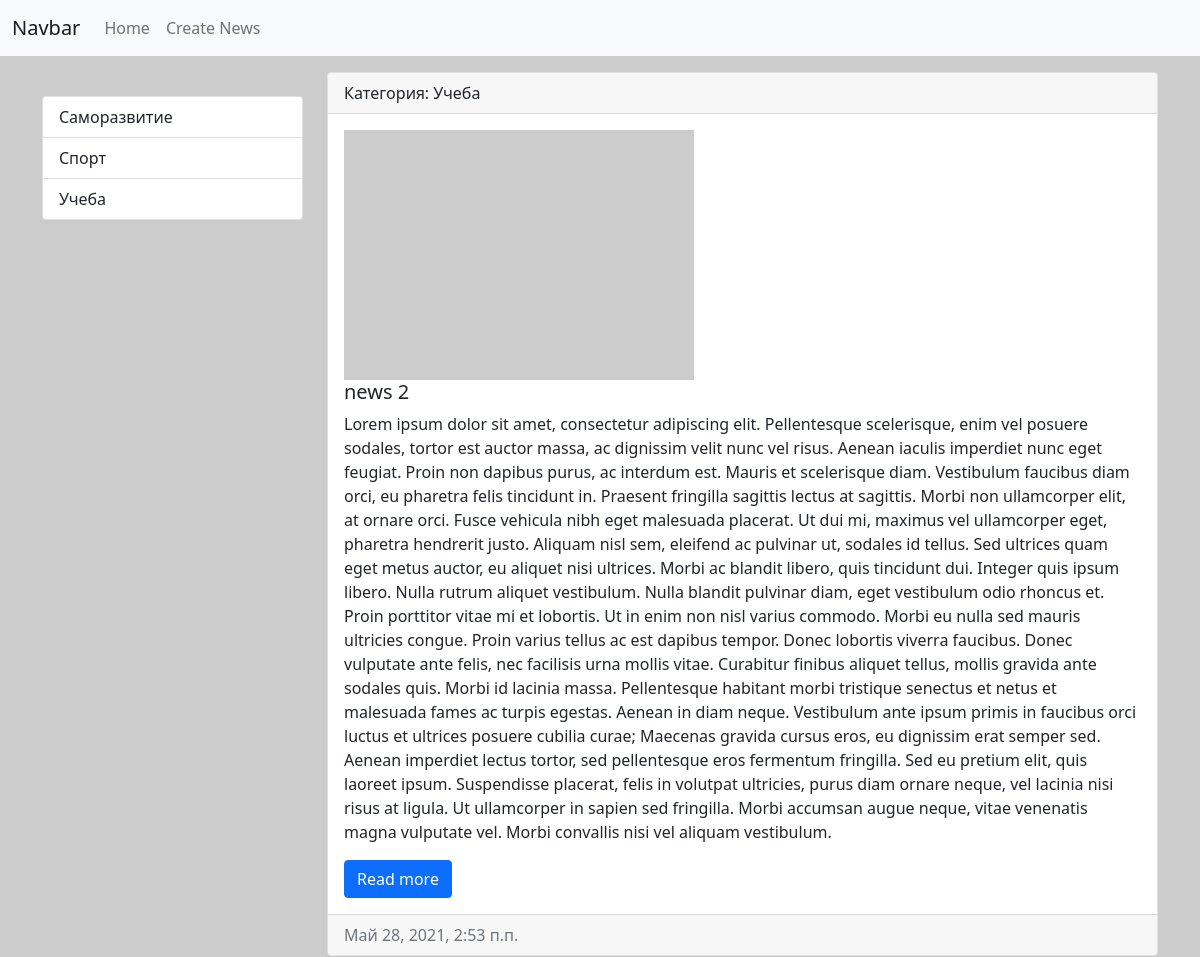
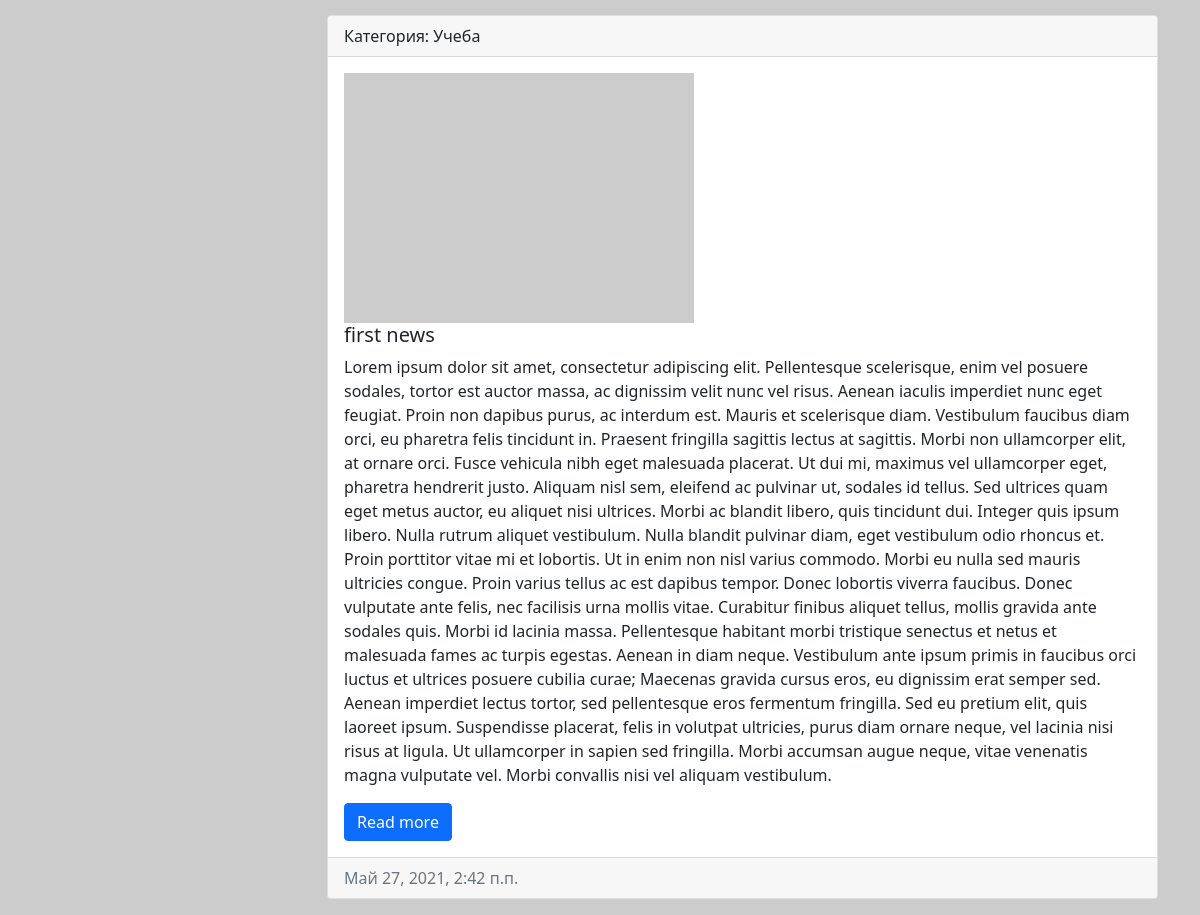
Page /category/2 on the committed database (2 pictures, top to bottom).
### news/models.py (models this page shows, shortened)
class Category(models.Model):
    title = models.CharField('Название', max_length=100, db_index=True)
    def get_absolute_url(self):
        return reverse('category', kwargs={"category_id": self.pk})
    def __str__(self):
        return self.title
    class Meta:
        verbose_name = 'Категорию'
        verbose_name_plural = 'Категории'
        ordering = ['title']

class News(models.Model):
    title = models.CharField('Название', max_length=150)
    content = models.TextField('Контент', blank=True)
    created_ad = models.DateTimeField('Дата регистрации', auto_now_add=True)
    updated_ad = models.DateTimeField('Дата обновления', auto_now=True)
    photo = models.ImageField('Фото', upload_to='photos/%Y/%m/%d/', blank=True)
    is_published = models.BooleanField('Опубликовано', default=True)
    category = models.ForeignKey('Category', on_delete=models.PROTECT, null=True, verbose_name='Категория')
    def get_absolute_url(self):
        return reverse('view_news', kwargs={"news_id": self.pk})
    class Meta:
        verbose_name = 'Новость'
        verbose_name_plural = 'Новости'
        ordering = ['-created_ad']

### news/views.py (the view)
# urls.py: path('category/<int:category_id>', get_category, name='category'),#динамическое подставление url-адреса и подключение функции
def get_category(request, category_id):
    news = News.objects.filter(category_id=category_id)
    category = Category.objects.get(pk=category_id)
    return render(request, 'news/category.html', {'news': news, 'category': category})

### news/templatetags/news_tags.py (called while the page is built)
@register.simple_tag()
def get_categories():
    return Category.objects.all()

@register.inclusion_tag('news/list_categories.html')
def show_categories():
    categories = Category.objects.all()
    return {"categories": categories}

### news/templates/news/category.html (shortened to what this page needs)
{% extends 'base.html' %}
{% block sidebar %}
{% include 'inc/_sidebar.html' %}
{% endblock %}
{% block content %}
{% for i in news %}
<div class="card mb-3">
    <div class="card-header">
        Категория: {{ i.category }}
    </div>
    <div class="card-body">
        <div class="media">
            {% if i.photo %}
            <img src="{{ i.photo.url }}" alt="" width="350px" height="250" class="mr-3">
            {% else %}
            <img src="https://picsum.photos/200" alt="" width="350px" height="250" class="mr-3">
            {% endif %}
            <div class="media-body">
                <h5 class="card-title">{{ i.title }}</h5>
                <p class="card-text">{{ i.content }}</p>
                <a href="{{ i.get_absolute_url }}" class="btn btn-primary">Read more</a>
            </div>
        </div>
    </div>
    <div class="card-footer text-muted">
        {{ i.created_ad }}
    </div>
</div>
{% endfor %}
{% endblock %}

### news/templates/news/list_categories.html
<div class="list-group">
    {% for i in categories %}
    <a href="{{ i.get_absolute_url }}" class="list-group-item list-group-item-action">{{ i.title }}</a>
    {% endfor %}
</div>

### rows in the picture
Category: title "Саморазвитие"
Category: title "Спорт"
Category: title "Учеба"
News: category "Учеба", title "news 2", content "Lorem ipsum dolor sit amet, consectetur adipiscing elit. Pellentesque scelerisque, enim vel posuere sodales, tortor est auctor massa, ac dignissim velit nunc vel risus. Aenean iaculis imperdiet nunc eget feugiat. Proin non dapibus purus, ac interdum est. Mauris et scelerisque diam. Vestibulum faucibus diam orci, eu pharetra felis tincidunt in. Praesent fringilla sagittis lectus at sagittis. Morbi non ullamcorper elit, at ornare orci. Fusce vehicula nibh eget malesuada placerat. Ut dui mi, maximus vel ullamcorper eget, pharetra hendrerit justo. Aliquam nisl sem, eleifend ac pulvinar ut, sodales id tellus. Sed ultrices quam eget metus auctor, eu aliquet nisi ultrices. Morbi ac blandit libero,…", created_ad "Май 28, 2021, 2:53 п.п."
News: category "Учеба", title "first news", content "Lorem ipsum dolor sit amet, consectetur adipiscing elit. Pellentesque scelerisque, enim vel posuere sodales, tortor est auctor massa, ac dignissim velit nunc vel risus. Aenean iaculis imperdiet nunc eget feugiat. Proin non dapibus purus, ac interdum est. Mauris et scelerisque diam. Vestibulum faucibus diam orci, eu pharetra felis tincidunt in. Praesent fringilla sagittis lectus at sagittis. Morbi non ullamcorper elit, at ornare orci. Fusce vehicula nibh eget malesuada placerat. Ut dui mi, maximus vel ullamcorper eget, pharetra hendrerit justo. Aliquam nisl sem, eleifend ac pulvinar ut, sodales id tellus. Sed ultrices quam eget metus auctor, eu aliquet nisi ultrices. Morbi ac blandit libero,…", created_ad "Май 27, 2021, 2:42 п.п."
